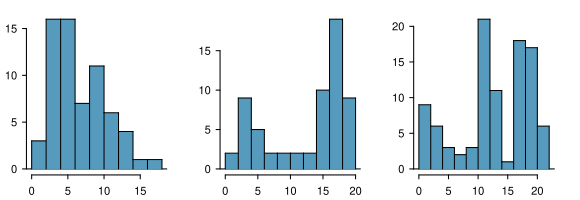

Recreate this plot in R.
library(openintro)
data(COL)

myPDF("singleBiMultiModalPlots.pdf", 5.8, 2)

set.seed(51)
x1 <- rchisq(65, 6)
x2 <- c(rchisq(22, 5.8),
        rnorm(40, 16.5, 2))
x3 <- c(rchisq(20, 3),
        rnorm(35, 12),
        rnorm(42, 18, 1.5))

par(mfrow=c(1, 3),
    mar=c(1.9, 2, 1, 2),
    mgp=c(2.4, 0.7, 0))

HistPlot1 <- function(x, COL = COL) {
  histPlot(x, axes=FALSE, xlab='', ylab='', col=COL[1])
}

HistPlot1(x1, COL)
axis(1)
axis(2)

HistPlot1(x2, COL)
axis(1)
axis(2)

HistPlot1(x3, COL)
axis(1)
axis(2)

dev.off()
